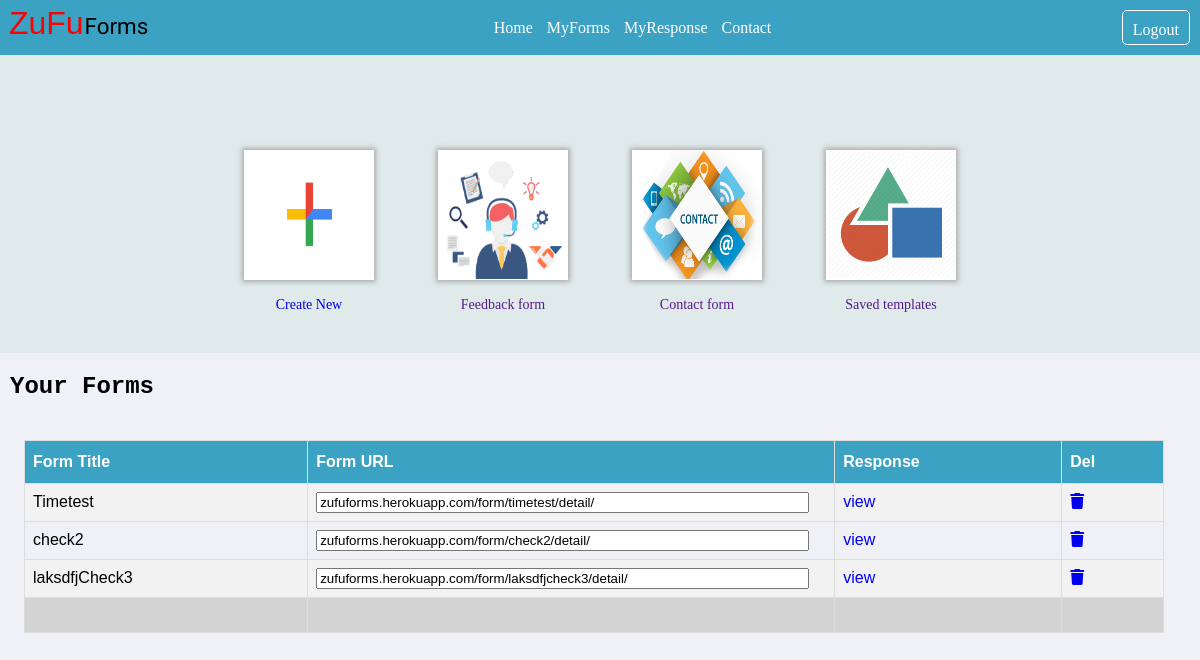
The app's page / (signed in), older data.
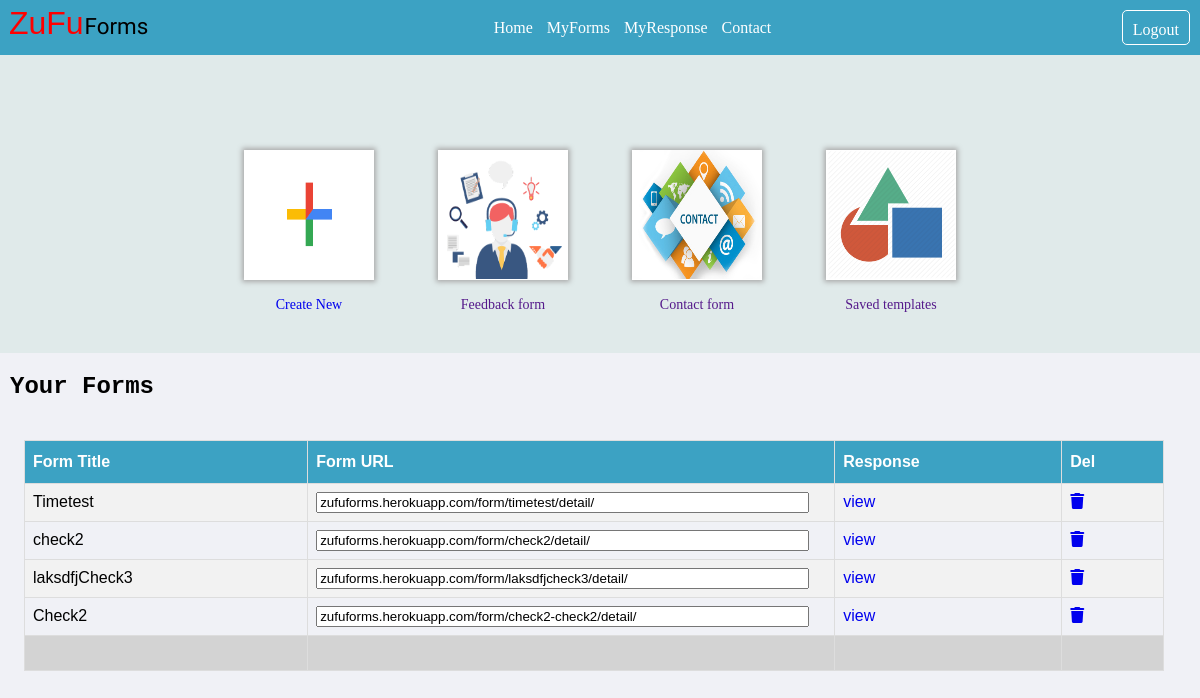
The same page, newer data.
### home/models.py (models this page shows, shortened)
class BlankForm(models.Model):
    creator = models.ForeignKey(User, on_delete=models.CASCADE)
    data = models.TextField()
    title = models.CharField(max_length=100)
    active = models.BooleanField(default=True)
    formtimer = models.IntegerField(default=0)
    slug = models.SlugField(unique=True)

### home/views.py (the view)
# urls.py: 2. Add a URL to urlpatterns:  path('', views.home, name='home')
@login_required
def home(request):
    log_user = get_object_or_404(User,username=request.user)
    form = BlankForm.objects.filter(creator=log_user)
    return render(request,'home/index.html',{'allforms':form})

### templates/home/index.html (shortened to what this page needs)
{% extends 'home/base.html' %}
{% load static %}
{% block main-content %}
<div class="site-wrapper">
    <div>
        <div class="blankform">
            <div><div class="newform"><a href="{% url 'web-blank' %}"><img src="{% static 'home/addimg.png' %}" alt="blank form" height="129px" width="129px" style="text-decoration: none;"></div> Create New </a></div>
            <div><div class="newform"><a href=""><img src="{% static 'home/survey.png' %}" alt="feedback form" height="129px" width="129px" style="text-decoration: none;"></div>Feedback form</a></div>
            <div><div class="newform"><a href=""><img src="{% static 'home/contact.png' %}" alt="contact form" height="129px" width="129px" style="text-decoration: none;"></div>Contact form</a></div>
            <div><div class="newform"><a href=""><img src="{% static 'home/templates.png' %}" alt="saved templates" height="129px" width="129px" style="text-decoration: none;"></div>Saved templates</a></div>
        </div>
        <div class="otherform">
            <div class="created-by-you">
                <header><h2>Your Forms </h2></header>
                <table>
                    <tr>
                        <th><strong>Form Title</strong></th>
                        <th><strong>Form URL</strong></th>
                        <th><strong>Response</strong></th>
                        <th><strong>Del</strong></th>
                    </tr>
                    {% for form in allforms %}
                    {% if form.active %}
                        <tr>
                    {% else %}
                        <tr style="background-color: red;color:white">
                    {% endif%}
                        <td><a href="{% url 'web-detail' form.slug %}" style="color:black;"> {{ form.title }} </a>
                        </td>
                        <td class="tdinput">
                            <input type="text" value="zufuforms.herokuapp.com{% url 'web-detail' form.slug %}" class='tooltip' onclick="copyme(this)" readonly>
                        </td>
                        <td><a href="{% url 'web-view-response' form.slug %}">view</a></td>
                        <td><a href="{% url 'web-delete-form' form.slug %}"><i class='fas fa-trash'></i></a></td>
                    </tr>
                    {% endfor %}
                     <tr>
                        <td style="background-color:lightgrey">&nbsp;&nbsp;</td>
                        <td style="background-color:lightgrey">&nbsp;&nbsp;</td>
                        <td style="background-color:lightgrey">&nbsp;&nbsp;</td>
                        <td style="background-color:lightgrey">&nbsp;&nbsp;</td>
                    </tr>
                </table>
            </div>
        </div>
    </div>
</div>
{% endblock main-content %}

Row changes from the older to the newer data that the page shows:
added BlankForm: title "Check2", slug "zufuforms.herokuapp.com/form/check2-check2/detail/"
